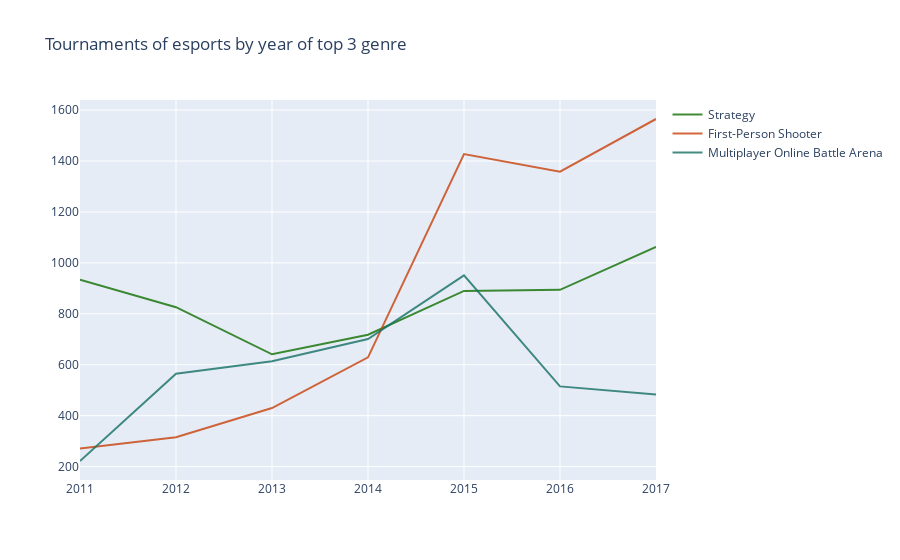

Here is the notebook cell this chart was saved with:
### Code cell
colores = ['rgba(16, 112, 2, 0.8)','rgba(200, 65, 10, 0.8)','rgba(20, 112, 100, 0.8)']
data = []
color = 0
for i in df_hist_anual_genero_top3_period3['Genre'].unique():
    df_genero = df_hist_anual_genero_top3_period3[['Date','Earnings','Players','Tournaments']][df_hist_anual_genero_top3_period3['Genre'] == i]
    df_genero['Date'] = df_genero['Date'].str[:4]
    df_genero = df_genero.groupby('Date',as_index=False).sum()

    trace1 = go.Scatter(
                        x = df_genero['Date'],
                        y = df_genero['Tournaments'],
                        name = i,
                        mode= 'lines',
                        marker = dict(color = colores[color]))

    color += 1
    data.append(trace1)

layout = dict(title = 'Tournaments of esports by year of top 3 genre',
             xaxis= dict(title= '')
           )

fig = go.Figure(data = data, layout=layout)

iplot(fig)

### Figure 1 — Plotly figure (JSON) as saved in the notebook; plotly's stock layout.template omitted (floating-point values rounded to 4 significant figures)
{"data": [{"marker": {"color": "rgba(16, 112, 2, 0.8)"}, "mode": "lines", "name": "Strategy", "type": "scatter", "x": ["2011", "2012", "2013", "2014", "2015", "2016", "2017"], "y": [934, 826, 641, 718, 890, 894, 1063]}, {"marker": {"color": "rgba(200, 65, 10, 0.8)"}, "mode": "lines", "name": "First-Person Shooter", "type": "scatter", "x": ["2011", "2012", "2013", "2014", "2015", "2016", "2017"], "y": [271, 315, 430, 629, 1427, 1358, 1565]}, {"marker": {"color": "rgba(20, 112, 100, 0.8)"}, "mode": "lines", "name": "Multiplayer Online Battle Arena", "type": "scatter", "x": ["2011", "2012", "2013", "2014", "2015", "2016", "2017"], "y": [222, 565, 614, 701, 951, 515, 483]}], "layout": {"title": {"text": "Tournaments of esports by year of top 3 genre"}, "xaxis": {"title": {"text": ""}}}}
